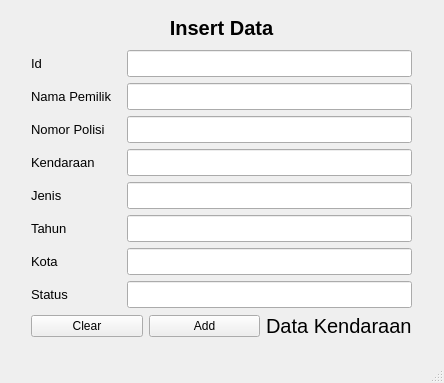
<?xml version="1.0" encoding="UTF-8"?>
<ui version="4.0">
 <class>MainWindow</class>
 <widget class="QMainWindow" name="MainWindow">
  <property name="geometry">
   <rect>
    <x>0</x>
    <y>0</y>
    <width>444</width>
    <height>383</height>
   </rect>
  </property>
  <property name="sizePolicy">
   <sizepolicy hsizetype="Preferred" vsizetype="Preferred">
    <horstretch>0</horstretch>
    <verstretch>0</verstretch>
   </sizepolicy>
  </property>
  <property name="minimumSize">
   <size>
    <width>444</width>
    <height>383</height>
   </size>
  </property>
  <property name="maximumSize">
   <size>
    <width>444</width>
    <height>383</height>
   </size>
  </property>
  <property name="windowTitle">
   <string>MainWindow</string>
  </property>
  <widget class="QWidget" name="centralwidget">
   <widget class="QWidget" name="layoutWidget">
    <property name="geometry">
     <rect>
      <x>31</x>
      <y>11</y>
      <width>381</width>
      <height>327</height>
     </rect>
    </property>
    <layout class="QVBoxLayout" name="verticalLayout_3">
     <item>
      <widget class="QLabel" name="label_8">
       <property name="font">
        <font>
         <pointsize>15</pointsize>
         <weight>75</weight>
         <bold>true</bold>
        </font>
       </property>
       <property name="text">
        <string>Insert Data</string>
       </property>
       <property name="alignment">
        <set>Qt::AlignCenter</set>
       </property>
      </widget>
     </item>
     <item>
      <layout class="QVBoxLayout" name="verticalLayout_2">
       <item>
        <layout class="QVBoxLayout" name="verticalLayout">
         <item>
          <layout class="QHBoxLayout" name="horizontalLayout">
           <item>
            <widget class="QLabel" name="label">
             <property name="minimumSize">
              <size>
               <width>90</width>
               <height>0</height>
              </size>
             </property>
             <property name="font">
              <font>
               <pointsize>10</pointsize>
              </font>
             </property>
             <property name="text">
              <string>Id</string>
             </property>
            </widget>
           </item>
           <item>
            <widget class="QLineEdit" name="idLine">
             <property name="font">
              <font>
               <pointsize>12</pointsize>
              </font>
             </property>
            </widget>
           </item>
          </layout>
         </item>
         <item>
          <layout class="QHBoxLayout" name="horizontalLayout_2">
           <item>
            <widget class="QLabel" name="label_2">
             <property name="minimumSize">
              <size>
               <width>90</width>
               <height>0</height>
              </size>
             </property>
             <property name="font">
              <font>
               <pointsize>10</pointsize>
              </font>
             </property>
             <property name="text">
              <string>Nama Pemilik</string>
             </property>
            </widget>
           </item>
           <item>
            <widget class="QLineEdit" name="namaLine">
             <property name="font">
              <font>
               <pointsize>12</pointsize>
              </font>
             </property>
            </widget>
           </item>
          </layout>
         </item>
         <item>
          <layout class="QHBoxLayout" name="horizontalLayout_3">
           <item>
            <widget class="QLabel" name="label_3">
             <property name="minimumSize">
              <size>
               <width>90</width>
               <height>0</height>
              </size>
             </property>
             <property name="font">
              <font>
               <pointsize>10</pointsize>
              </font>
             </property>
             <property name="text">
              <string>Nomor Polisi</string>
             </property>
            </widget>
           </item>
           <item>
            <widget class="QLineEdit" name="nomorpolisiLine">
             <property name="font">
              <font>
               <pointsize>12</pointsize>
              </font>
             </property>
            </widget>
           </item>
          </layout>
         </item>
         <item>
          <layout class="QHBoxLayout" name="horizontalLayout_4">
           <item>
            <widget class="QLabel" name="label_4">
             <property name="minimumSize">
              <size>
               <width>90</width>
               <height>0</height>
              </size>
             </property>
             <property name="font">
              <font>
               <pointsize>10</pointsize>
              </font>
             </property>
             <property name="text">
              <string>Kendaraan</string>
             </property>
            </widget>
           </item>
           <item>
            <widget class="QLineEdit" name="kendaraanLine">
             <property name="font">
              <font>
               <pointsize>12</pointsize>
              </font>
             </property>
            </widget>
           </item>
          </layout>
         </item>
         <item>
          <layout class="QHBoxLayout" name="horizontalLayout_5">
           <item>
            <widget class="QLabel" name="label_5">
             <property name="minimumSize">
              <size>
               <width>90</width>
               <height>0</height>
              </size>
             </property>
             <property name="font">
              <font>
               <pointsize>10</pointsize>
              </font>
             </property>
             <property name="text">
              <string>Jenis</string>
             </property>
            </widget>
           </item>
           <item>
            <widget class="QLineEdit" name="jenisLine">
             <property name="font">
              <font>
               <pointsize>12</pointsize>
              </font>
             </property>
            </widget>
           </item>
          </layout>
         </item>
         <item>
          <layout class="QHBoxLayout" name="horizontalLayout_6">
           <item>
            <widget class="QLabel" name="label_6">
             <property name="minimumSize">
              <size>
               <width>90</width>
               <height>0</height>
              </size>
             </property>
             <property name="font">
              <font>
               <pointsize>10</pointsize>
              </font>
             </property>
             <property name="text">
              <string>Tahun</string>
             </property>
            </widget>
           </item>
           <item>
            <widget class="QLineEdit" name="tahunLine">
             <property name="font">
              <font>
               <pointsize>12</pointsize>
              </font>
             </property>
            </widget>
           </item>
          </layout>
         </item>
         <item>
          <layout class="QHBoxLayout" name="horizontalLayout_9">
           <item>
            <widget class="QLabel" name="label_10">
             <property name="minimumSize">
              <size>
               <width>90</width>
               <height>0</height>
              </size>
             </property>
             <property name="font">
              <font>
               <pointsize>10</pointsize>
              </font>
             </property>
             <property name="text">
              <string>Kota</string>
             </property>
            </widget>
           </item>
           <item>
            <widget class="QLineEdit" name="kotaLine">
             <property name="font">
              <font>
               <pointsize>12</pointsize>
              </font>
             </property>
            </widget>
           </item>
          </layout>
         </item>
         <item>
          <layout class="QHBoxLayout" name="horizontalLayout_7">
           <item>
            <widget class="QLabel" name="label_7">
             <property name="minimumSize">
              <size>
               <width>90</width>
               <height>0</height>
              </size>
             </property>
             <property name="font">
              <font>
               <pointsize>10</pointsize>
              </font>
             </property>
             <property name="text">
              <string>Status</string>
             </property>
            </widget>
           </item>
           <item>
            <widget class="QLineEdit" name="statusLine">
             <property name="font">
              <font>
               <pointsize>12</pointsize>
              </font>
             </property>
            </widget>
           </item>
          </layout>
         </item>
        </layout>
       </item>
       <item>
        <layout class="QHBoxLayout" name="horizontalLayout_8">
         <item>
          <widget class="QPushButton" name="clearButton">
           <property name="text">
            <string>Clear</string>
           </property>
          </widget>
         </item>
         <item>
          <widget class="QPushButton" name="addButton">
           <property name="text">
            <string>Add</string>
           </property>
          </widget>
         </item>
         <item>
          <widget class="QLabel" name="label_9">
           <property name="font">
            <font>
             <pointsize>15</pointsize>
             <weight>50</weight>
             <bold>false</bold>
            </font>
           </property>
           <property name="text">
            <string>Data Kendaraan</string>
           </property>
          </widget>
         </item>
        </layout>
       </item>
      </layout>
     </item>
    </layout>
   </widget>
  </widget>
  <widget class="QMenuBar" name="menubar">
   <property name="geometry">
    <rect>
     <x>0</x>
     <y>0</y>
     <width>444</width>
     <height>21</height>
    </rect>
   </property>
  </widget>
  <widget class="QStatusBar" name="statusbar"/>
 </widget>
 <resources/>
 <connections/>
</ui>
